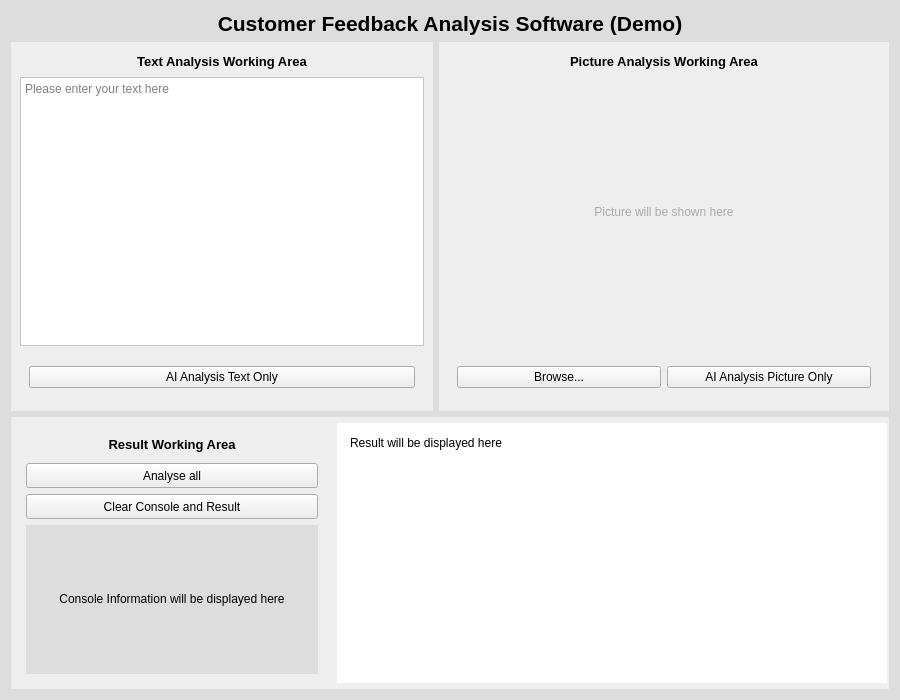
<?xml version="1.0" encoding="UTF-8"?>
<ui version="4.0">
 <class>software_widget</class>
 <widget class="QWidget" name="software_widget">
  <property name="geometry">
   <rect>
    <x>0</x>
    <y>0</y>
    <width>900</width>
    <height>700</height>
   </rect>
  </property>
  <property name="minimumSize">
   <size>
    <width>900</width>
    <height>700</height>
   </size>
  </property>
  <property name="maximumSize">
   <size>
    <width>900</width>
    <height>700</height>
   </size>
  </property>
  <property name="windowTitle">
   <string>Customer Feedback Analysis Software</string>
  </property>
  <property name="styleSheet">
   <string notr="true">background : #dddddd;</string>
  </property>
  <layout class="QVBoxLayout" name="verticalLayout">
   <property name="spacing">
    <number>6</number>
   </property>
   <item>
    <widget class="QLabel" name="software_title">
     <property name="maximumSize">
      <size>
       <width>16777215</width>
       <height>40</height>
      </size>
     </property>
     <property name="font">
      <font>
       <pointsize>16</pointsize>
       <bold>true</bold>
      </font>
     </property>
     <property name="text">
      <string>Customer Feedback Analysis Software (Demo)</string>
     </property>
     <property name="alignment">
      <set>Qt::AlignmentFlag::AlignCenter</set>
     </property>
    </widget>
   </item>
   <item>
    <widget class="QWidget" name="input_area" native="true">
     <property name="maximumSize">
      <size>
       <width>16777215</width>
       <height>100000</height>
      </size>
     </property>
     <layout class="QHBoxLayout" name="horizontalLayout">
      <property name="spacing">
       <number>6</number>
      </property>
      <property name="leftMargin">
       <number>0</number>
      </property>
      <property name="topMargin">
       <number>0</number>
      </property>
      <property name="rightMargin">
       <number>0</number>
      </property>
      <property name="bottomMargin">
       <number>0</number>
      </property>
      <item>
       <widget class="QWidget" name="text_area" native="true">
        <property name="maximumSize">
         <size>
          <width>450</width>
          <height>16777215</height>
         </size>
        </property>
        <property name="styleSheet">
         <string notr="true">background:#eeeeee</string>
        </property>
        <layout class="QVBoxLayout" name="verticalLayout_2">
         <item>
          <widget class="QLabel" name="text_title">
           <property name="minimumSize">
            <size>
             <width>0</width>
             <height>20</height>
            </size>
           </property>
           <property name="maximumSize">
            <size>
             <width>16777215</width>
             <height>20</height>
            </size>
           </property>
           <property name="font">
            <font>
             <pointsize>10</pointsize>
             <bold>true</bold>
            </font>
           </property>
           <property name="text">
            <string>Text Analysis Working Area</string>
           </property>
           <property name="alignment">
            <set>Qt::AlignmentFlag::AlignCenter</set>
           </property>
          </widget>
         </item>
         <item>
          <widget class="QPlainTextEdit" name="text_enter">
           <property name="maximumSize">
            <size>
             <width>10000</width>
             <height>10000</height>
            </size>
           </property>
           <property name="styleSheet">
            <string notr="true">background: #ffffff;</string>
           </property>
           <property name="placeholderText">
            <string>Please enter your text here</string>
           </property>
          </widget>
         </item>
         <item>
          <widget class="QWidget" name="widget" native="true">
           <property name="minimumSize">
            <size>
             <width>0</width>
             <height>50</height>
            </size>
           </property>
           <property name="maximumSize">
            <size>
             <width>10000</width>
             <height>50</height>
            </size>
           </property>
           <layout class="QHBoxLayout" name="horizontalLayout_2">
            <item>
             <widget class="QPushButton" name="text_analyse_btn">
              <property name="text">
               <string>AI Analysis Text Only</string>
              </property>
             </widget>
            </item>
           </layout>
          </widget>
         </item>
        </layout>
       </widget>
      </item>
      <item>
       <widget class="QWidget" name="picture_area" native="true">
        <property name="minimumSize">
         <size>
          <width>450</width>
          <height>0</height>
         </size>
        </property>
        <property name="maximumSize">
         <size>
          <width>450</width>
          <height>16777215</height>
         </size>
        </property>
        <property name="styleSheet">
         <string notr="true">background: #eeeeee;</string>
        </property>
        <layout class="QVBoxLayout" name="verticalLayout_3">
         <item>
          <widget class="QLabel" name="pic_title">
           <property name="minimumSize">
            <size>
             <width>0</width>
             <height>20</height>
            </size>
           </property>
           <property name="maximumSize">
            <size>
             <width>16777215</width>
             <height>20</height>
            </size>
           </property>
           <property name="font">
            <font>
             <pointsize>10</pointsize>
             <bold>true</bold>
            </font>
           </property>
           <property name="text">
            <string>Picture Analysis Working Area</string>
           </property>
           <property name="alignment">
            <set>Qt::AlignmentFlag::AlignCenter</set>
           </property>
          </widget>
         </item>
         <item>
          <widget class="QLabel" name="picture_label">
           <property name="styleSheet">
            <string notr="true">color : #aaaaaa;</string>
           </property>
           <property name="text">
            <string>Picture will be shown here</string>
           </property>
           <property name="alignment">
            <set>Qt::AlignmentFlag::AlignCenter</set>
           </property>
          </widget>
         </item>
         <item>
          <widget class="QWidget" name="picture_btn_w" native="true">
           <property name="minimumSize">
            <size>
             <width>0</width>
             <height>50</height>
            </size>
           </property>
           <property name="maximumSize">
            <size>
             <width>16777215</width>
             <height>50</height>
            </size>
           </property>
           <layout class="QHBoxLayout" name="horizontalLayout_3">
            <item>
             <widget class="QPushButton" name="select_picture">
              <property name="text">
               <string>Browse...</string>
              </property>
             </widget>
            </item>
            <item>
             <widget class="QPushButton" name="pic_analyse_btn">
              <property name="text">
               <string>AI Analysis Picture Only</string>
              </property>
             </widget>
            </item>
           </layout>
          </widget>
         </item>
        </layout>
       </widget>
      </item>
     </layout>
    </widget>
   </item>
   <item>
    <widget class="QWidget" name="result_widget" native="true">
     <property name="styleSheet">
      <string notr="true">background : #eeeeee;</string>
     </property>
     <layout class="QHBoxLayout" name="horizontalLayout_4">
      <property name="spacing">
       <number>10</number>
      </property>
      <property name="leftMargin">
       <number>6</number>
      </property>
      <property name="topMargin">
       <number>6</number>
      </property>
      <property name="rightMargin">
       <number>6</number>
      </property>
      <property name="bottomMargin">
       <number>6</number>
      </property>
      <item>
       <widget class="QWidget" name="result_btn_area" native="true">
        <layout class="QVBoxLayout" name="verticalLayout_4">
         <item>
          <widget class="QLabel" name="label">
           <property name="maximumSize">
            <size>
             <width>16777215</width>
             <height>25</height>
            </size>
           </property>
           <property name="font">
            <font>
             <pointsize>10</pointsize>
             <bold>true</bold>
            </font>
           </property>
           <property name="text">
            <string>Result Working Area</string>
           </property>
           <property name="alignment">
            <set>Qt::AlignmentFlag::AlignCenter</set>
           </property>
          </widget>
         </item>
         <item>
          <widget class="QPushButton" name="analyse_all">
           <property name="minimumSize">
            <size>
             <width>0</width>
             <height>25</height>
            </size>
           </property>
           <property name="text">
            <string>Analyse all</string>
           </property>
          </widget>
         </item>
         <item>
          <widget class="QPushButton" name="clear_result">
           <property name="minimumSize">
            <size>
             <width>0</width>
             <height>25</height>
            </size>
           </property>
           <property name="text">
            <string>Clear Console and Result</string>
           </property>
          </widget>
         </item>
         <item>
          <widget class="QLabel" name="console">
           <property name="minimumSize">
            <size>
             <width>292</width>
             <height>149</height>
            </size>
           </property>
           <property name="maximumSize">
            <size>
             <width>292</width>
             <height>149</height>
            </size>
           </property>
           <property name="styleSheet">
            <string notr="true">background : #dddddd; padding : 10px;</string>
           </property>
           <property name="text">
            <string>&lt;html&gt;&lt;head/&gt;&lt;body&gt;&lt;p&gt;Console Information will be displayed here&lt;/p&gt;&lt;/body&gt;&lt;/html&gt;</string>
           </property>
           <property name="alignment">
            <set>Qt::AlignmentFlag::AlignCenter</set>
           </property>
           <property name="wordWrap">
            <bool>true</bool>
           </property>
          </widget>
         </item>
        </layout>
       </widget>
      </item>
      <item>
       <widget class="QLabel" name="result_label">
        <property name="minimumSize">
         <size>
          <width>550</width>
          <height>260</height>
         </size>
        </property>
        <property name="maximumSize">
         <size>
          <width>550</width>
          <height>16777215</height>
         </size>
        </property>
        <property name="styleSheet">
         <string notr="true">background : white; padding : 10px;</string>
        </property>
        <property name="text">
         <string>Result will be displayed here</string>
        </property>
        <property name="alignment">
         <set>Qt::AlignmentFlag::AlignLeading|Qt::AlignmentFlag::AlignLeft|Qt::AlignmentFlag::AlignTop</set>
        </property>
        <property name="wordWrap">
         <bool>true</bool>
        </property>
       </widget>
      </item>
     </layout>
    </widget>
   </item>
  </layout>
 </widget>
 <resources/>
 <connections/>
</ui>
